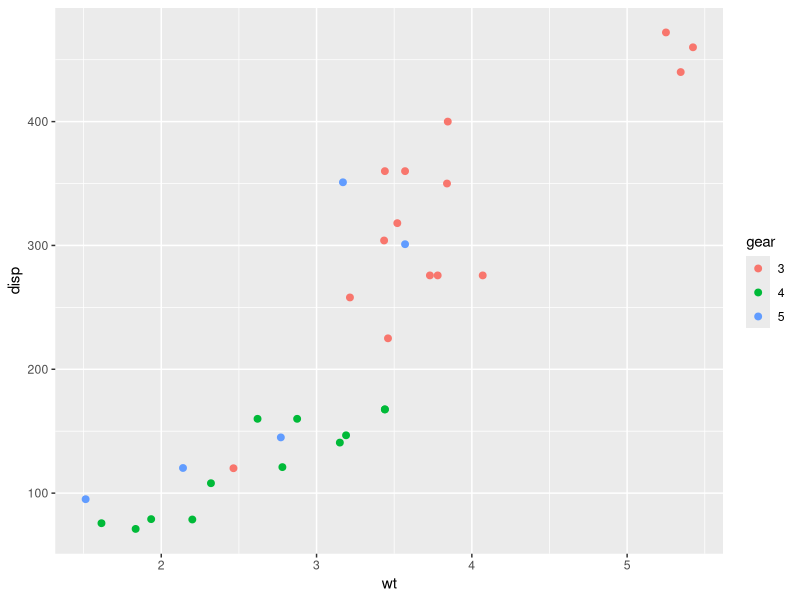
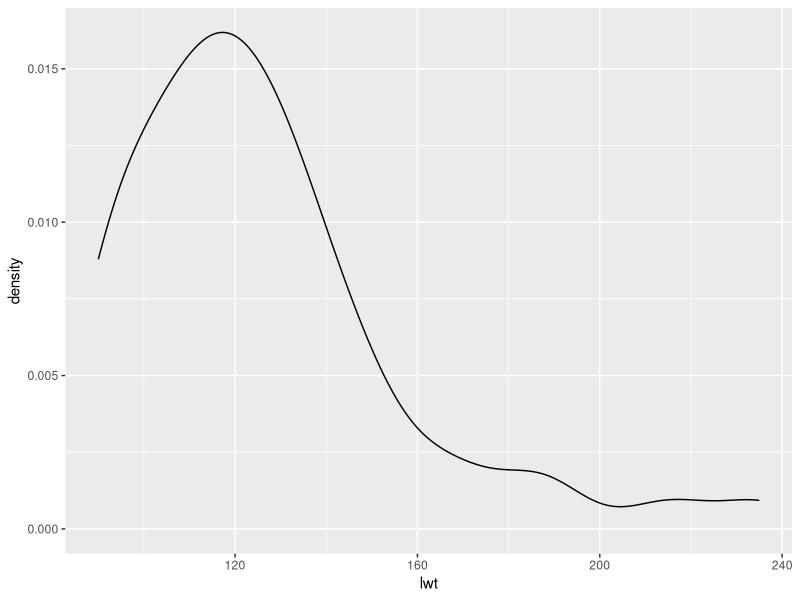
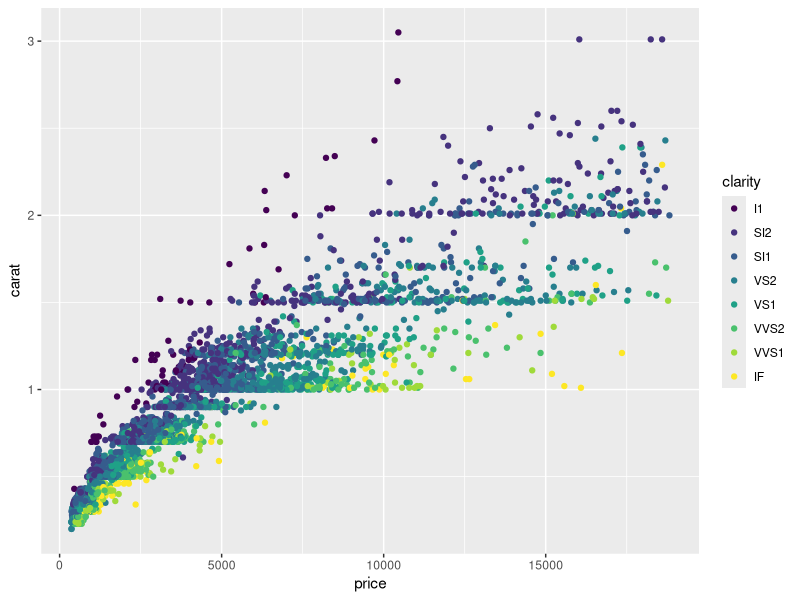

R code for these plots, in order:
mat_multi <- function(X, Y) {
  return(X %*% Y)
}


tot <- 0 
for (i in 1:100) {
  for (j in 1:4) {
    tot <- tot + (exp(-i) / j)
  }
}
print(tot)

Q7 <- function(vec) {
  for (v in vec) {
    if (v < 0) {
      print("Some numbers are negative")
      break
    }
    else {
      print("All numbers are positive")
    }
  }
}

library(tidyverse)
j <- mtcars %>% 
  filter(gear == 5, carb < 5)


# Compute correlation
cor(c(1, 3, 6, 20), c(2, 9, 10, NA), use = "complete.obs")


# Plotting
mtcars$gear <- factor(mtcars$gear)
mtcars %>% 
  ggplot(mapping = aes(x = wt, y = disp, color = gear)) +
  geom_point(size = 2)

library(MASS)

birthwt %>% 
  filter(race == 1, smoke == 1) %>% 
  ggplot(mapping = aes(x = lwt)) +
  geom_density()

diamonds[sample(1:nrow(diamonds), size = 5000), ] %>% 
  ggplot(mapping = aes(y = carat, x = price, color = clarity)) +
  geom_point()
